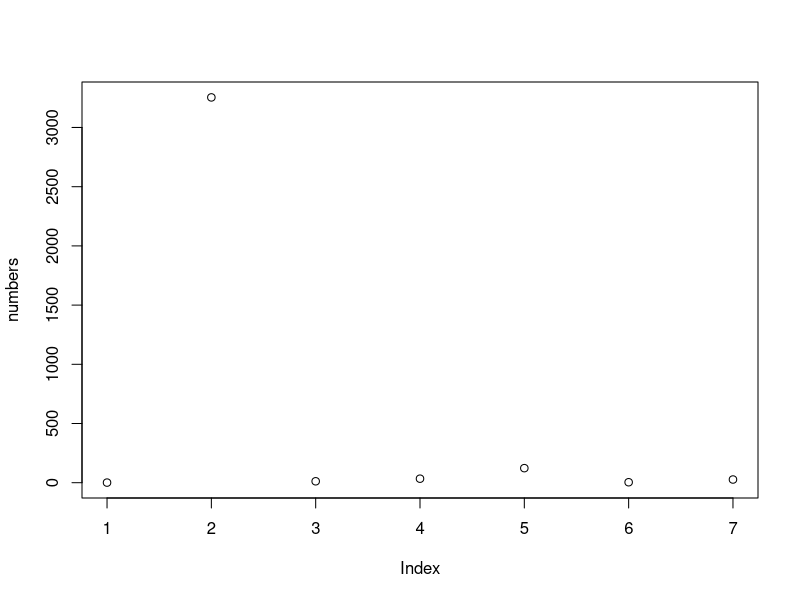

Recreate this plot in R.
## ---- chunk 1
knitr::opts_chunk$set(echo = TRUE)
## ---- chunk 2
numbers <- c(1, 3254, 12, 34, 123, 4, 27)
q1_ans <- mean(numbers)
q1_ans
# comments
## ---- chunk 3
plot(numbers)
